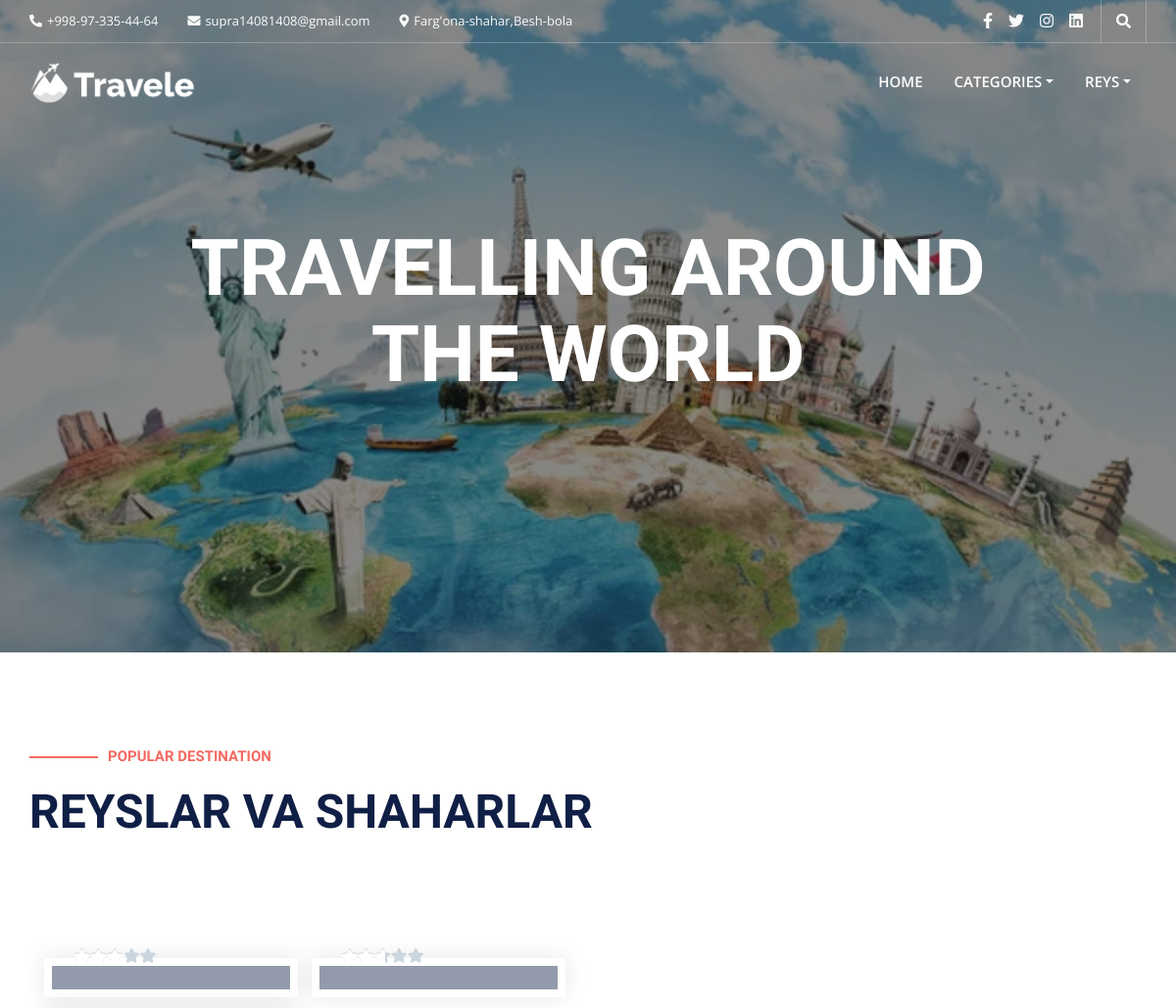
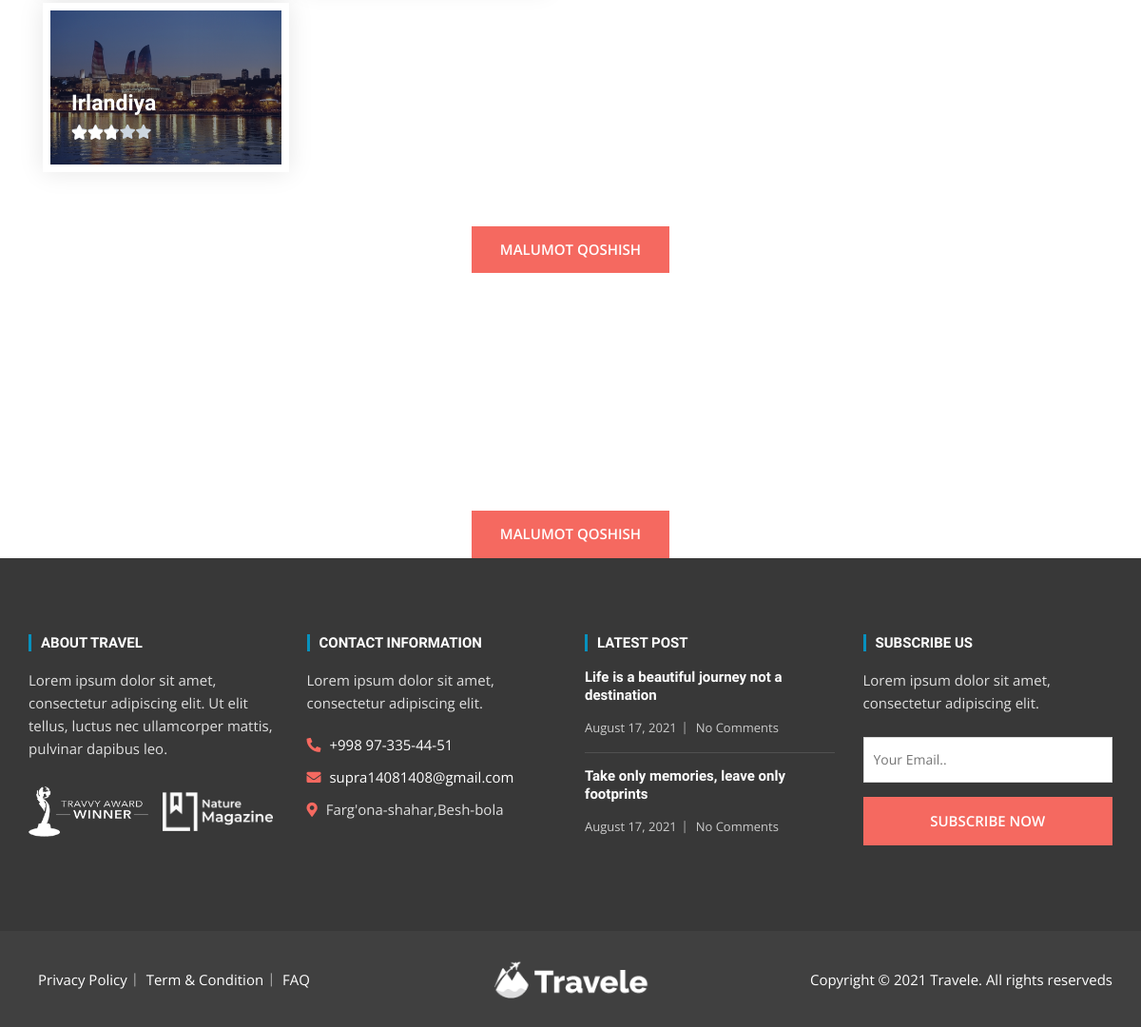
The app's page /city3/ with its own data (2 pictures, top to bottom).
### air/models.py (models this page shows, shortened)
class City(models.Model):
    name = models.CharField(max_length=100)
    aholi = models.PositiveIntegerField()
    reys = models.ForeignKey(Reys, on_delete=models.CASCADE, related_name='reys')
    image = models.ImageField(upload_to='reys_images', null=True)

### air/views.py (the view)
# urls.py: path('city<int:id>/',city ,name="city"),
def city(request, id):
    rey = get_object_or_404(Reys, id=id)
    city = rey.reys.all()
    reys = Reys.objects.all()
    categories = Category.objects.all()
    return render(request, 'reys.html', context={'city':city, "reys": reys, "cats": categories})

### templates/reys.html (shortened to what this page needs)
{% extends 'base.html' %}
{% block content %}
<section class="destination-section">
    <div class="container">
       <div class="destination-inner destination-three-column">
          <div class="row">
             <div class="col-lg-7">
                <div class="row">
                   {% for city in city %}
                   <div class="col-sm-5">
                      <div class="desti-item overlay-desti-item">
                         <figure class="desti-image">
                            <img src="{{city.image.url}}" alt="">
                         </figure>
                         <div class="desti-content">
                            <h3>
                               <a href="{% url 'more' city.id %}">{{city.name}}</a>
                            </h3>
                            <div class="rating-start" title="Rated 5 out of 4">
                               <span style="width: 53%"></span>
                            </div>
                         </div>
                      </div>
                   </div>
                   {% endfor %}
                </div>
             </div>
             <div class="col-lg-5">
                </div>
             </div>
          </div>
          <div class="btn-wrap text-center">
             <a href="{% url 'create_city'  %}" class="button-primary">MALUMOT QOSHISH</a>
          </div>
       </div>
    </div>
 </section>
{% endblock content %}

### records on screen
City: image (picture), name "Irlandiya"
